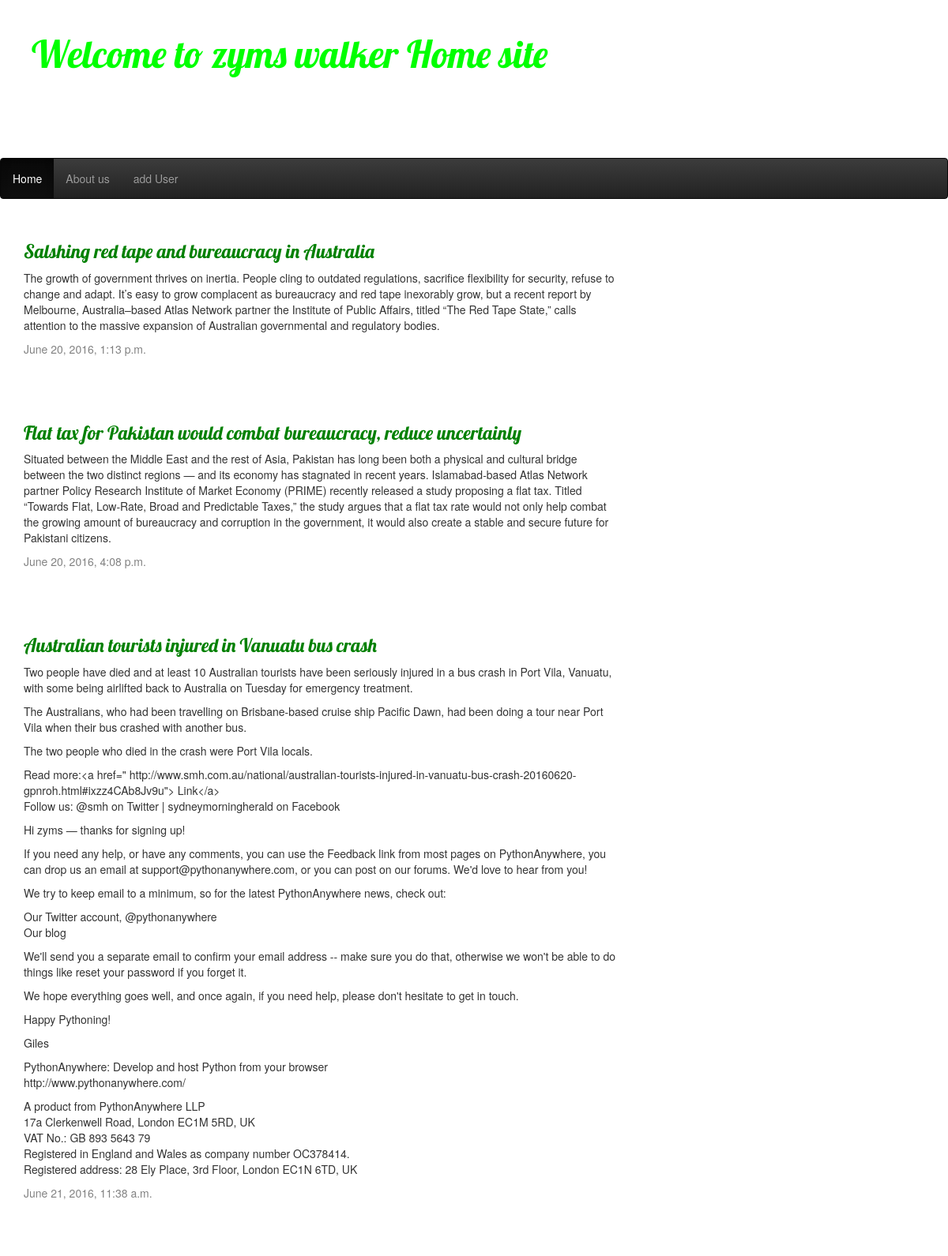
The page / on the database its author committed.
### blog/models.py (models this page shows, shortened)
class Post(models.Model):
    author = models.ForeignKey('auth.User')
    title = models.CharField(max_length=200)
    text = models.TextField()
    created_date = models.DateTimeField(
            default=timezone.now)
    published_date = models.DateTimeField(
            blank=True, null=True)

### blog/views.py (the view)
# urls.py: url(r'^$', views.post_list, name='post_list'),
def post_list(request):
    posts = Post.objects.filter(published_date__lte=timezone.now()).order_by('published_date')
    return render(request, 'blog/post_list.html', {'posts': posts})

### blog/templates/blog/post_list.html
{% extends 'blog/base.html' %}
{% block content %}
    {% for post in posts %}
        <div class="post">
            <h1> <a href="{% url 'post_detail' pk=post.pk %}"> {{ post.title }} </a></h1>
            <p>{{ post.text|linebreaks }}
            <div class="date">
                {{ post.published_date }}
            </div>
			</p>
        </div>
    {% endfor %}
{% endblock %}

### blog/templates/blog/base.html (shortened to what this page needs)
{% load staticfiles %}
<!DOCTYPE html>
<html>
	<head>
        <link rel="stylesheet" href="//maxcdn.bootstrapcdn.com/bootstrap/3.2.0/css/bootstrap.min.css">
        <link rel="stylesheet" href="//maxcdn.bootstrapcdn.com/bootstrap/3.2.0/css/bootstrap-theme.min.css">
        <link rel="stylesheet" href="{% static 'css/blog.css' %}">
  		<link rel="stylesheet" href="http://maxcdn.bootstrapcdn.com/bootstrap/3.3.6/css/bootstrap.min.css">
	</head>
  <body>
    <div class="header" >
       <h1><a href="/">Welcome to zyms walker Home site</a></h1>
    </div>
    <nav class="navbar navbar-inverse" data-spy="affix" data-offset-top="197">
      <ul class="nav navbar-nav">
        <li class="active"><a href="/">Home</a></li>
        <li><a href="#">About us</a></li>
        <li><a href="#">add User</a></li>
      </ul>
    </nav>
    <div class="container-fluid" style="height:1000px">
        <div class="content container">
            <div class="row">
                <div class="col-md-8">
                    {% block content %}
                    {% endblock %}
                </div>
            </div>
        </div>
    </div>
  </body>
</html>

### blog/static/css/blog.css (style rules this page uses)
h1 a { color: green; font-family:'Lobster'; }
.header h1, .header h1 a, .header h1 a:visited, .header h1 a:active { color: #00FF00; font-size: 36pt; text-decoration: none; }
.content { margin-left: 40px; }
h1, h2, h3, h4 { font-family: 'Lobster', cursive; }
.date { color: #828282; }
.post { margin-bottom: 70px; }
.post h1 a, .post h1 a:visited .post h1 { color: green; font-size:24px; }
.header { height:200px;" background-color: red ; margin-top: 0; padding: 20px 20px 40px 40px; }

### rows shown on the page
Post: title "Salshing red tape and bureaucracy in Australia", text "The growth of government thrives on inertia. People cling to outdated regulations, sacrifice flexibility for security, refuse to change and adapt. It’s easy to grow complacent as bureaucracy and red tape inexorably grow, but a recent report by Melbourne, Australia–based Atlas Network partner the Institute of Public Affairs, titled “The Red Tape State,” calls attention to the massive expansion of Australian governmental and regulatory bodies.", published_date "June 20, 2016, 1:13 p.m."
Post: title "Flat tax for Pakistan would combat bureaucracy, reduce uncertainly", text "Situated between the Middle East and the rest of Asia, Pakistan has long been both a physical and cultural bridge between the two distinct regions — and its economy has stagnated in recent years. Islamabad-based Atlas Network partner Policy Research Institute of Market Economy (PRIME) recently released a study proposing a flat tax. Titled “Towards Flat, Low-Rate, Broad and Predictable Taxes,” the study argues that a flat tax rate would not only help combat the growing amount of bureaucracy and corruption in the government, it would also create a stable and secure future for Pakistani citizens.", published_date "June 20, 2016, 4:08 p.m."
Post: title "Australian tourists injured in Vanuatu bus crash", text "Two people have died and at least 10 Australian tourists have been seriously injured in a bus crash in Port Vila, Vanuatu, with some being airlifted back to Australia on Tuesday for emergency treatment. The Australians, who had been travelling on Brisbane-based cruise ship Pacific Dawn, had been doing a tour near Port Vila when their bus crashed with another bus. The two people who died in the crash were Port Vila locals. Read more:<a href=\" http://www.smh.com.au/national/australian-tourists-injured-in-vanuatu-bus-crash-20160620-gpnroh.html#ixzz4CAb8Jv9u\"> Link</a> Follow us: @smh on Twitter | sydneymorningherald on Facebook Hi zyms — thanks for signing up! If you need any help, or have any…", published_date "June 21, 2016, 11:38 a.m."
